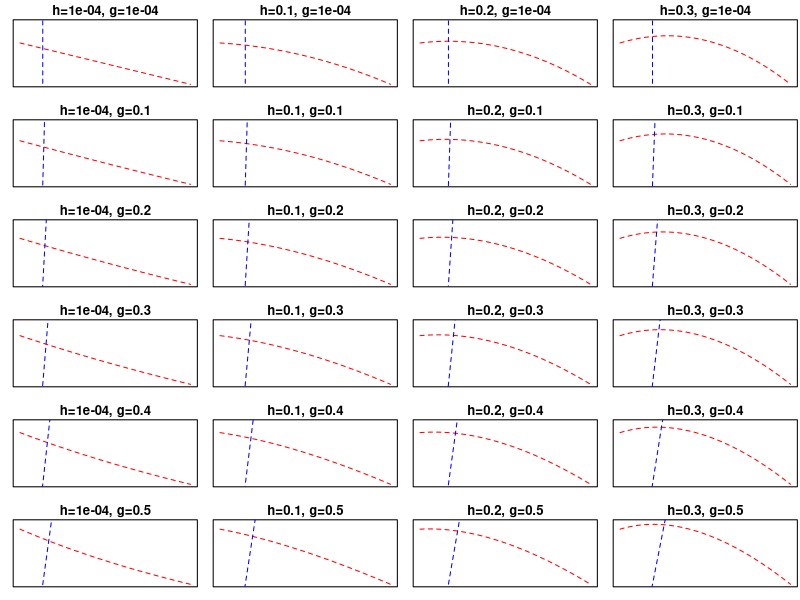

Write R code to recreate this figure. (Note: this script raises an error after producing the figure.)
# parameters
r <- 0.5
e <- 0.05
a <- 0.05
d <- 0.05
k <- 150

# isocline plot
R <- 0:k
Riso <- function(R, r, k, a, h, g, e){
  (((1 + a * h * R) * (k - R) * r) / (a * k - a * g * (k - R) * r))
}

h <- c(0.0001, 0.1, 0.2, 0.3)
g <- c(0.0001, 0.1, 0.2, 0.3, 0.4, 0.5)


par(mfrow=c(6, 4), mar = c(1, 1, 1.5, 0.2))
for (i in seq_along(g)) {
  for (j in seq_along(h)) {
    curve(Riso(x, r, k, a, h[j], g[i], e), from = 0, to = k, type = "l", lty =2, col = "red", ylim = c(0, 15),
          xlab = "", ylab = "", main = paste0("h=", h[j], ", g=", g[i]), xaxt = "n", yaxt = "n")
    abline(a = -1/(a*g[i]), b = (e - d * h[j]) / (d * g[i]), lty = 2, col = "blue") 
  }
}

# equilibrium values
Req <- matrix(NA, nrow = length(g), ncol = length(h), dimnames = list(paste0("g=", g), paste0("h=", h)))
Ceq <- Req

for(i in seq_along(g)) {
  for(j in seq_along(h)) {
    f <- function(R){
      Riso(R, r, k, a, h[j], g[i], e) -
        (-1/(a * g[i]) +
           ((e - d * h[j]) / (d * g[i])) * R)
      }
    xgrid <- seq(0, k, length.out = 5000)
    ygrid <- sapply(xgrid, f)
    idx <- which(
      ygrid[-1] * ygrid[-length(ygrid)] < 0
    )
    if(length(idx) > 0) {
      Req[i, j] <- uniroot( # use uniroot to solve for the intersection point
        f,
        lower = xgrid[idx[1]],
        upper = xgrid[idx[1] + 1]
      )$root
      Ceq[i, j] <- Riso(
        Req[i, j],
        r, k, a,
        h[j], g[i], e
      )
    }
  }
}

round(Req, 3) # matrix of resource equilibrium values
round(Ceq, 3) # matrix of consumer equilibrium values


# adding population dynamics to phase plane
R0 <- 20
C0 <- 2

MaxTime <- 1000
Time <- seq(0, MaxTime, by = 0.1)

par(mfrow=c(6, 4), mar = c(1, 1, 1.5, 0.2))
for (i in 1:6) {
  for (j in 1:4) {
    
    params <- c(r = r, k = k, a = a, h = h[j], g = g[i], e = e, d = d)
    interference.out <- ode(c(R0, C0), Time, predprey.interference, params)
    plot(interference.out[, 2], interference.out[, 3], type = "l",  lty = 1, col = 1,  ylim = c(0, 20), ylab = "", xlab = "",
         main = paste0("h=", h[j], ", g=", g[i]), xaxt = "n", yaxt = "n")
    
    curve(Riso(x, r, k, a, h[j], g[i], e), from = 0, to = k, type = "l", lty =2, col = "red", add = TRUE)
    abline(a = -1/(a*g[i]), b = (e - d * h[j]) / (d * g[i]), lty = 2, col = "blue") 
  }
}
